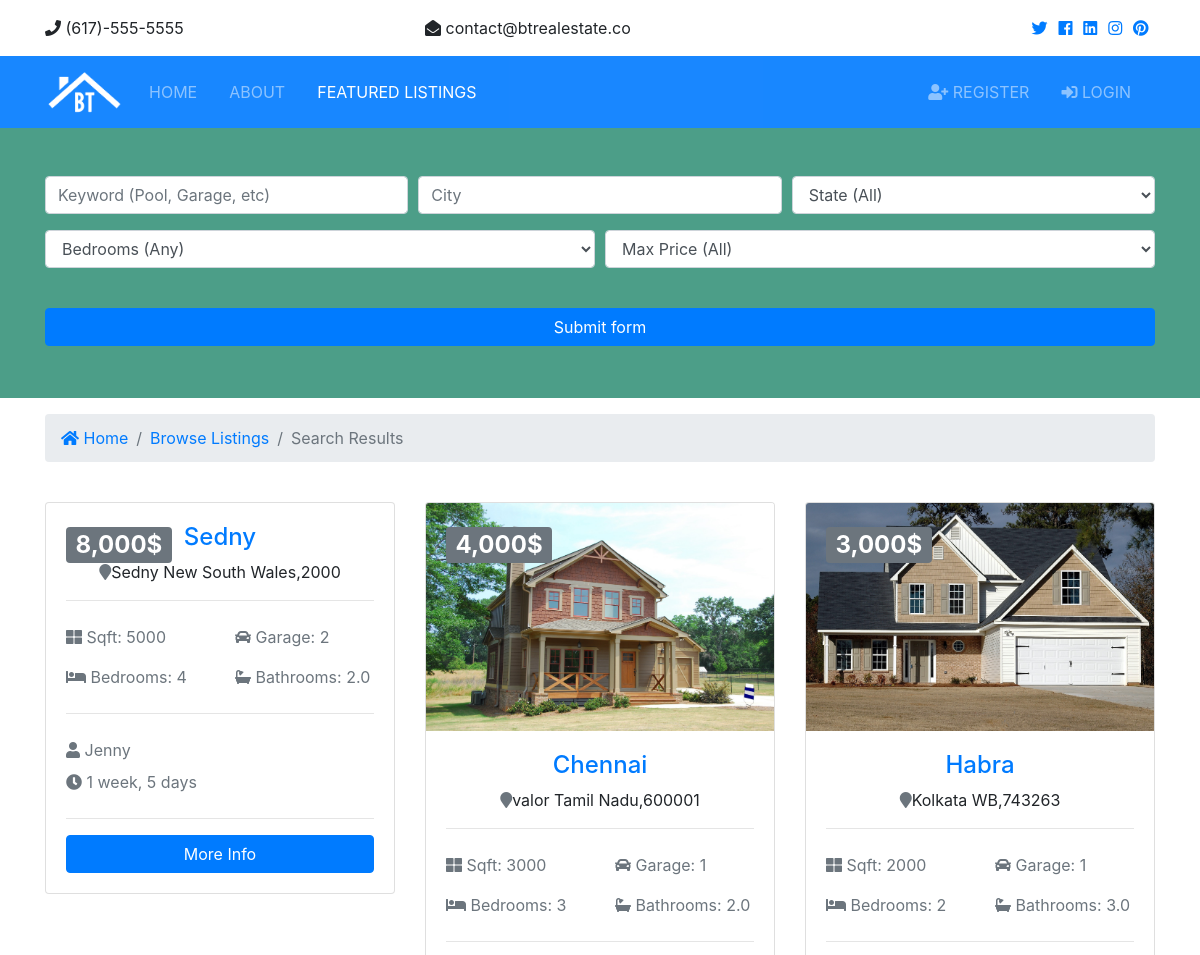
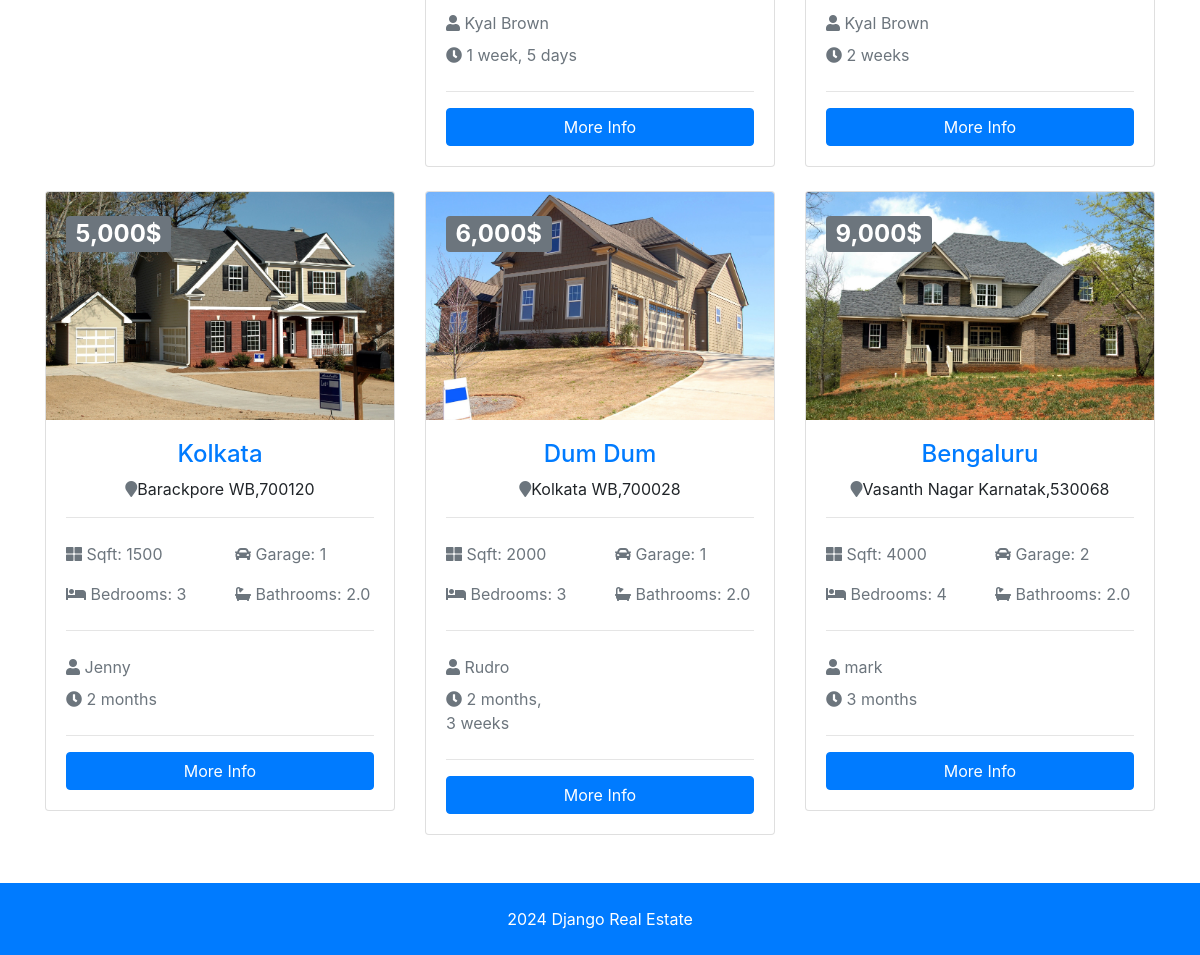
The page /listings/search on the database its author committed (2 pictures, top to bottom).
### listings/models.py (models this page shows, shortened)
class Listing(models.Model):
    realtor = models.ForeignKey(Realtor, on_delete=models.DO_NOTHING)
    title = models.CharField(max_length = 200)
    address = models.CharField(max_length = 200)
    city = models.CharField(max_length = 200)
    state = models.CharField(max_length = 200)
    zipcode = models.CharField(max_length = 200)
    description = models.TextField(blank=True)
    price = models.IntegerField()
    bedrooms = models.IntegerField()
    bathrooms = models.DecimalField(max_digits=2,decimal_places=1)
    garage = models.IntegerField(default=0)
    sqft = models.IntegerField()
    lot_size= models.DecimalField(max_digits=5,decimal_places=1)
    photo_main = models.ImageField(upload_to ='photos/%Y/%m/%d/', blank=True)
    photo_1 = models.ImageField(upload_to ='photos/%Y/%m/%d/',blank=True)
    photo_2 = models.ImageField(upload_to ='photos/%Y/%m/%d/', blank=True)
    photo_3 = models.ImageField(upload_to ='photos/%Y/%m/%d/', blank=True)
    photo_4 = models.ImageField(upload_to ='photos/%Y/%m/%d/', blank=True)
    photo_5 = models.ImageField(upload_to ='photos/%Y/%m/%d/', blank=True)
    is_published = models.BooleanField(default=True)
    list_date = models.DateTimeField(default= datetime.now , blank=True)

### realtors/models.py (models this page shows)
class Realtor(models.Model):
    name = models.CharField(max_length= 200)
    photo = models.ImageField(upload_to='photos/%Y/%m/%d/')
    description = models.TextField(max_length= 500)
    phone = models.CharField(max_length= 50)
    email = models.CharField(max_length= 50)
    is_mvp = models.BooleanField(default=False)
    hire_date = models.DateTimeField(default=datetime.now, blank=True)
    def __str__(self):
        return self.name

### listings/views.py (the view)
# urls.py: path('search', views.search, name="search"),
def search(request):
    queryset_list = Listing.objects.order_by('-list_date')
    if  'keywords' in request.GET:
        keywords = request.GET['keywords']
        if keywords:
            queryset_list =  queryset_list.filter(description__icontains=keywords)
    if  'city' in request.GET:
        city = request.GET['city']
        if city:
            queryset_list =  queryset_list.filter(city__iexact=city)
    if  'state' in request.GET:
        state = request.GET['state']
        if state:
            queryset_list =  queryset_list.filter(state__iexact=state)
    if  'price' in request.GET:
        price = request.GET['price']
        if price:
           queryset_list =  queryset_list.filter(price__lte=price)
    context = {
        'price_choices' : price_choices,
        'bedrooms_choices' : bedrooms_choices,
        'state_choices' : state_choices,
        'listings' : queryset_list,
        'values' : request.GET
    }
    return render(request, 'listings/search.html', context)

### templates/listings/search.html (shortened to what this page needs)
{% extends "base.html" %}
{% load humanize %}
{% block content %}
<section id="showcase-inner" class="showcase-search text-white py-5">
    <div class="container">
      <div class="row text-center">
        <div class="col-md-12">
          <form action="{% url 'search' %}">
            <div class="form-row">
              <div class="col-md-4 mb-3">
                <input type="text" name="keywords" class="form-control" placeholder="Keyword (Pool, Garage, etc)" value="{{ values.keywords }}">
              </div>
              <div class="col-md-4 mb-3">
                <input type="text" name="city" class="form-control" placeholder="City" value="{{ values.city }}">
              </div>
              <div class="col-md-4 mb-3">
                <select name="state" class="form-control">
                  <option selected="true" disabled="disabled">State (All)</option>
                </select>
              </div>
            </div>
            <div class="form-row">
              <div class="col-md-6 mb-3">
                <select name="bedrooms" class="form-control">
                  <option selected="true" disabled="disabled">Bedrooms (Any)</option>
                </select>
              </div>
              <div class="col-md-6 mb-3">
                <select name="price" class="form-control">
                  <option selected="true" disabled="disabled">Max Price (All)</option>
                </select>
              </div>
            </div>
            <button class="btn btn-primary btn-block mt-4" type="submit">Submit form</button>
          </form>
        </div>
      </div>
    </div>
  </section>
  <section id="bc" class="mt-3">
    <div class="container">
      <nav aria-label="breadcrumb">
        <ol class="breadcrumb">
          <li class="breadcrumb-item">
            <a href="{% url "home" %}">
              <i class="fas fa-home"></i> Home</a>
          </li>
          <li class="breadcrumb-item">
            <a href="{% url "listings" %}">Browse Listings</a>
          </li>
          <li class="breadcrumb-item active"> Search Results</li>
        </ol>
      </nav>
    </div>
  </section>
  <section id="listings" class="py-4">
    <div class="container">
      <div class="row">
        {% if listings %}
          {% for listing in listings %}
          <div class="col-md-6 col-lg-4 mb-4">
            <div class="card listing-preview">
              <img class="card-img-top" src="{{listing.photo_main.url}}" alt="">
              <div class="card-img-overlay">
                <h2>
                  <span class="badge badge-secondary text-white">{{listing.price | intcomma}}$</span>
                </h2>
              </div>
              <div class="card-body">
                <div class="listing-heading text-center">
                  <h4 class="text-primary">{{listing.title}}</h4>
                  <p>
                    <i class="fas fa-map-marker text-secondary"></i>{{ listing.city }} {{listing.state}},{{listing.zipcode}}</p>
                </div>
                <hr>
                <div class="row py-2 text-secondary">
                  <div class="col-6">
                    <i class="fas fa-th-large"></i> Sqft: {{listing.sqft}}</div>
                  <div class="col-6">
                    <i class="fas fa-car"></i> Garage: {{listing.garage}}</div>
                </div>
                <div class="row py-2 text-secondary">
                  <div class="col-6">
                    <i class="fas fa-bed"></i> Bedrooms: {{listing.bedrooms}}</div>
                  <div class="col-6">
                    <i class="fas fa-bath"></i> Bathrooms: {{listing.bathrooms}}</div>
                </div>
                <hr>
                <div class="row py-2 text-secondary">
                  <div class="col-12">
                    <i class="fas fa-user"></i> {{listing.realtor}}</div>
                </div>
                <div class="row text-secondary pb-2">
                  <div class="col-6">
                    <i class="fas fa-clock"></i> {{listing.list_date | timesince }}</div>
                </div>
                <hr>
                <a href="{% url 'listing' listing.id  %}" class="btn btn-primary btn-block">More Info</a>
              </div>
            </div>
          </div>
          {% endfor %}
        {% else %}
          <div class="col-md-12">
            <h1>No  properties found.</h1>
          </div>
        {% endif %}
      </div>
    </div>
  </section>
{% endblock content %}

### static/css/all.css (style rules this page uses)
.fa, .fas, .far, .fal, .fab { -moz-osx-font-smoothing: grayscale; -webkit-font-smoothing: antialiased; display: inline-block; font-style: normal; font-variant: normal; text-rendering: auto; line-height: 1; }
.fa-bath:before { content: "\f2cd"; }
.fa-bed:before { content: "\f236"; }
.fa-car:before { content: "\f1b9"; }
.fa-clock:before { content: "\f017"; }
.fa-home:before { content: "\f015"; }
.fa-map-marker:before { content: "\f041"; }
.fa-th-large:before { content: "\f009"; }
.fa-user:before { content: "\f007"; }
.fa, .fas { font-family: 'Font Awesome 5 Free'; font-weight: 900; }

### static/css/style.css (style rules this page uses)
img { width: 100%; }
#showcase-inner { background: url(../img/building.jpg) no-repeat top center fixed/cover; position: relative; overflow: hidden; min-height: 200px; }
#showcase-inner::before { content: ''; position: absolute; top: 0; left: 0; min-height: 100%; width: 100%; background: rgba(32, 134, 107, 0.8); }
#showcase-inner.showcase-search { min-height: 270px; }
.listing-preview a { position: relative; }

### rows shown on the page
Listing: price "8,000", title "Sedny", city "Sedny", state "New South Wales", zipcode "2000", sqft "5000", garage "2", bedrooms "4", bathrooms "2.0", realtor "Jenny", list_date "1 week, 5 days"
Listing: photo_main (picture), price "4,000", title "Chennai", city "valor", state "Tamil Nadu", zipcode "600001", sqft "3000", garage "1", bedrooms "3", bathrooms "2.0", realtor "Kyal Brown", list_date "1 week, 5 days"
Listing: photo_main (picture), price "3,000", title "Habra", city "Kolkata", state "WB", zipcode "743263", sqft "2000", garage "1", bedrooms "2", bathrooms "3.0", realtor "Kyal Brown", list_date "2 weeks"
Listing: photo_main (picture), price "5,000", title "Kolkata", city "Barackpore", state "WB", zipcode "700120", sqft "1500", garage "1", bedrooms "3", bathrooms "2.0", realtor "Jenny", list_date "2 months"
Listing: photo_main (picture), price "6,000", title "Dum Dum", city "Kolkata", state "WB", zipcode "700028", sqft "2000", garage "1", bedrooms "3", bathrooms "2.0", realtor "Rudro", list_date "2 months, 3 weeks"
Listing: photo_main (picture), price "9,000", title "Bengaluru", city "Vasanth Nagar", state "Karnatak", zipcode "530068", sqft "4000", garage "2", bedrooms "4", bathrooms "2.0", realtor "mark", list_date "3 months"
